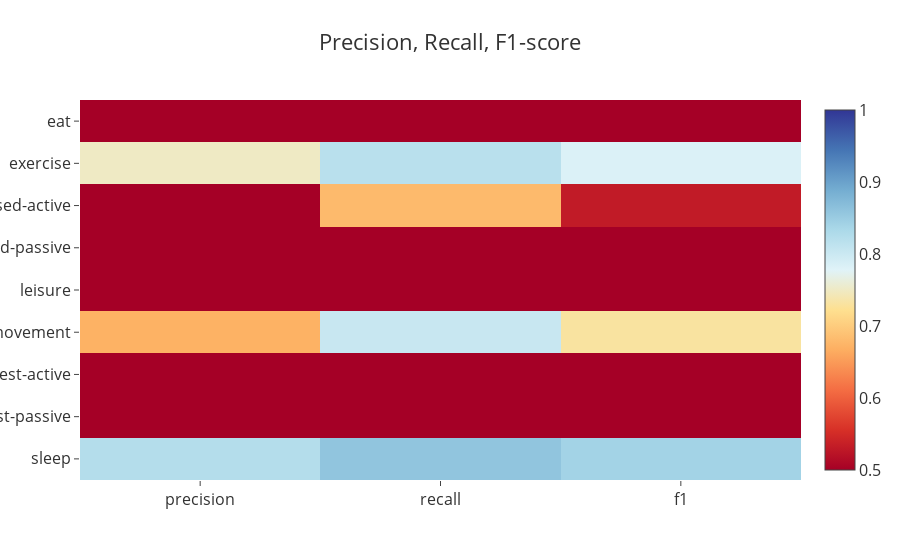
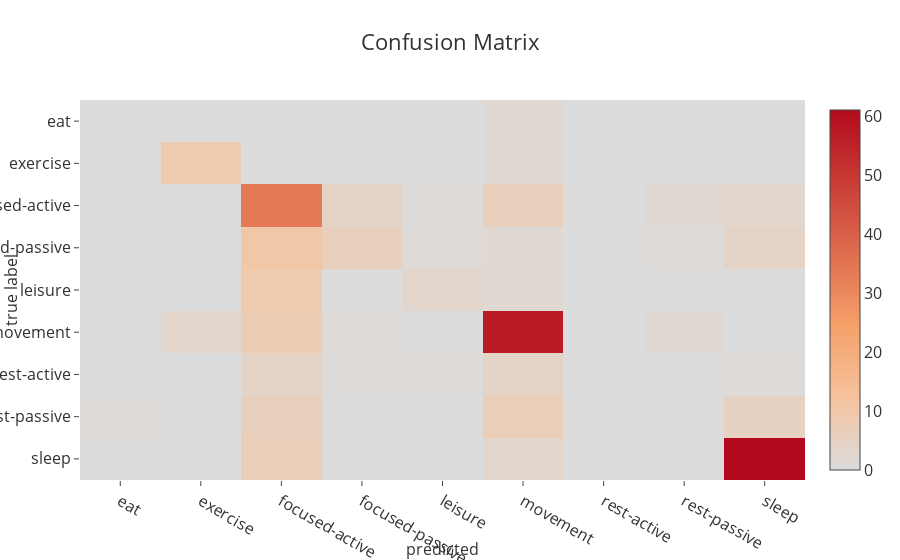
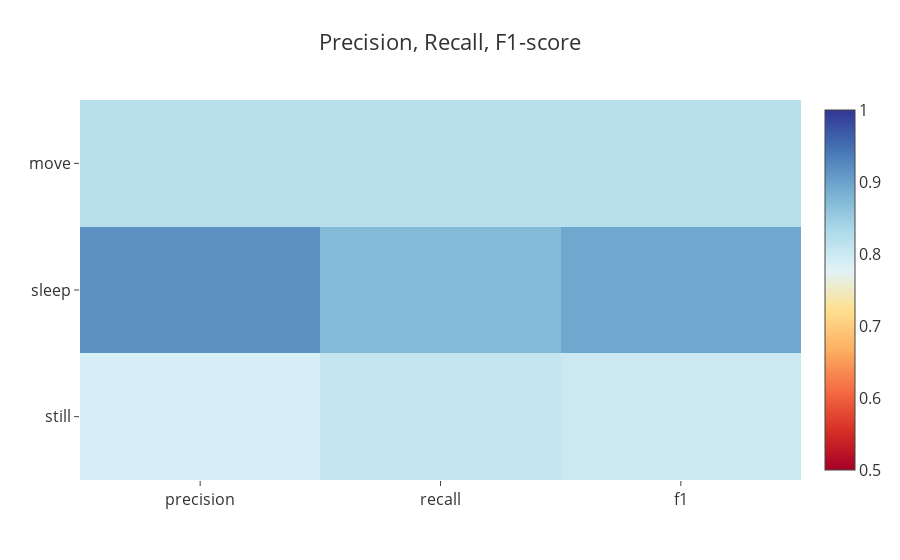
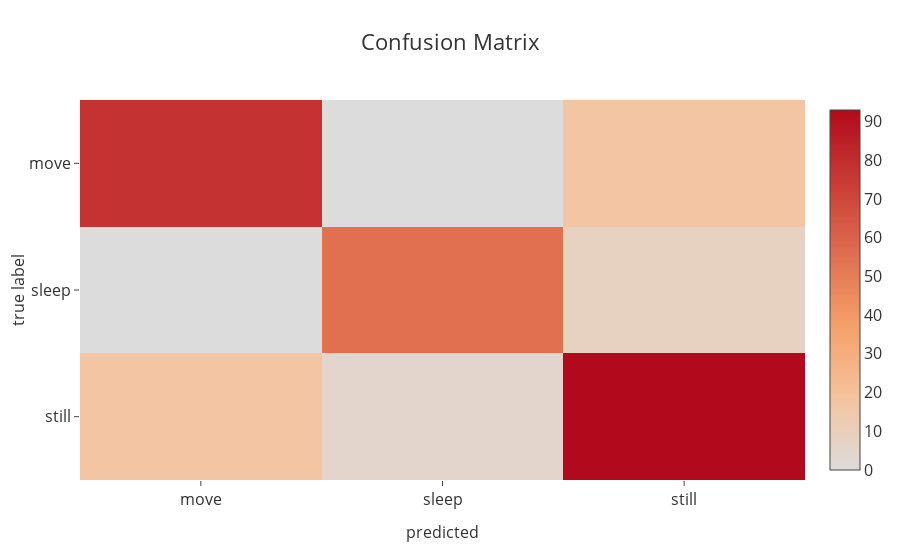

Notebook cell for these charts, in order:
### Markdown cell above
## Intrauser classification for user 0

### Code cell
dfu = df[df['user']==0]
for label in ['activity', 'gr_main3', 'gr_main4', 'gr_stress1']:
    cmc.plot_matrices(dfu, clf, features, label)

### Figure 1 — Plotly figure (JSON) as saved in the notebook; plotly's stock layout.template omitted (floating-point values rounded to 4 significant figures)
{"data": [{"colorscale": [[0, "rgb(165,0,38)"], [0.1111, "rgb(215,48,39)"], [0.2222, "rgb(244,109,67)"], [0.3333, "rgb(253,174,97)"], [0.4444, "rgb(254,224,144)"], [0.5556, "rgb(224,243,248)"], [0.6667, "rgb(171,217,233)"], [0.7778, "rgb(116,173,209)"], [0.8889, "rgb(69,117,180)"], [1, "rgb(49,54,149)"]], "type": "heatmap", "x": ["precision", "recall", "f1"], "y": ["eat", "exercise", "focused-active", "focused-passive", "leisure", "movement", "rest-active", "rest-passive", "sleep"], "z": [[0, 0, 0], [0.75, 0.8182, 0.7826], [0.4359, 0.68, 0.5312], [0.5, 0.25, 0.3333], [0.5, 0.2143, 0.3], [0.6706, 0.8028, 0.7308], [0, 0, 0], [0, 0, 0], [0.8243, 0.8592, 0.8414]], "zmax": 1, "zmin": 0.5}], "layout": {"font": {"color": "#333333", "size": 16}, "title": "Precision, Recall, F1-score", "yaxis": {"autorange": "reversed"}}}

### Figure 2 — Plotly figure (JSON) as saved in the notebook; plotly's stock layout.template omitted (floating-point values rounded to 4 significant figures)
{"data": [{"colorscale": "Reds", "type": "heatmap", "x": ["eat", "exercise", "focused-active", "focused-passive", "leisure", "movement", "rest-active", "rest-passive", "sleep"], "y": ["eat", "exercise", "focused-active", "focused-passive", "leisure", "movement", "rest-active", "rest-passive", "sleep"], "z": [[0, 0, 0, 0, 0, 2, 0, 0, 0], [0, 9, 0, 0, 0, 2, 0, 0, 0], [0, 0, 34, 4, 1, 6, 0, 2, 3], [0, 0, 10, 6, 1, 2, 0, 1, 4], [0, 0, 9, 0, 3, 2, 0, 0, 0], [0, 3, 8, 1, 0, 57, 0, 2, 0], [0, 0, 4, 1, 1, 4, 0, 0, 1], [1, 0, 6, 0, 0, 7, 0, 0, 5], [0, 0, 7, 0, 0, 3, 0, 0, 61]]}], "layout": {"font": {"color": "#333333", "size": 16}, "title": "Confusion Matrix", "xaxis": {"title": "predicted", "titlefont": {"color": "#333333", "size": 16}}, "yaxis": {"autorange": "reversed", "title": "true label", "titlefont": {"color": "#333333", "size": 16}}}}

### Figure 3 — Plotly figure (JSON) as saved in the notebook; plotly's stock layout.template omitted (floating-point values rounded to 4 significant figures)
{"data": [{"colorscale": [[0, "rgb(165,0,38)"], [0.1111, "rgb(215,48,39)"], [0.2222, "rgb(244,109,67)"], [0.3333, "rgb(253,174,97)"], [0.4444, "rgb(254,224,144)"], [0.5556, "rgb(224,243,248)"], [0.6667, "rgb(171,217,233)"], [0.7778, "rgb(116,173,209)"], [0.8889, "rgb(69,117,180)"], [1, "rgb(49,54,149)"]], "type": "heatmap", "x": ["precision", "recall", "f1"], "y": ["move", "sleep", "still"], "z": [[0.8211, 0.8211, 0.8211], [0.9167, 0.873, 0.8943], [0.7881, 0.8087, 0.7983]], "zmax": 1, "zmin": 0.5}], "layout": {"font": {"color": "#333333", "size": 16}, "title": "Precision, Recall, F1-score", "yaxis": {"autorange": "reversed"}}}

### Figure 4 — Plotly figure (JSON) as saved in the notebook; plotly's stock layout.template omitted (floating-point values rounded to 4 significant figures)
{"data": [{"colorscale": "Reds", "type": "heatmap", "x": ["move", "sleep", "still"], "y": ["move", "sleep", "still"], "z": [[78, 0, 17], [0, 55, 8], [17, 5, 93]]}], "layout": {"font": {"color": "#333333", "size": 16}, "title": "Confusion Matrix", "xaxis": {"title": "predicted", "titlefont": {"color": "#333333", "size": 16}}, "yaxis": {"autorange": "reversed", "title": "true label", "titlefont": {"color": "#333333", "size": 16}}}}
